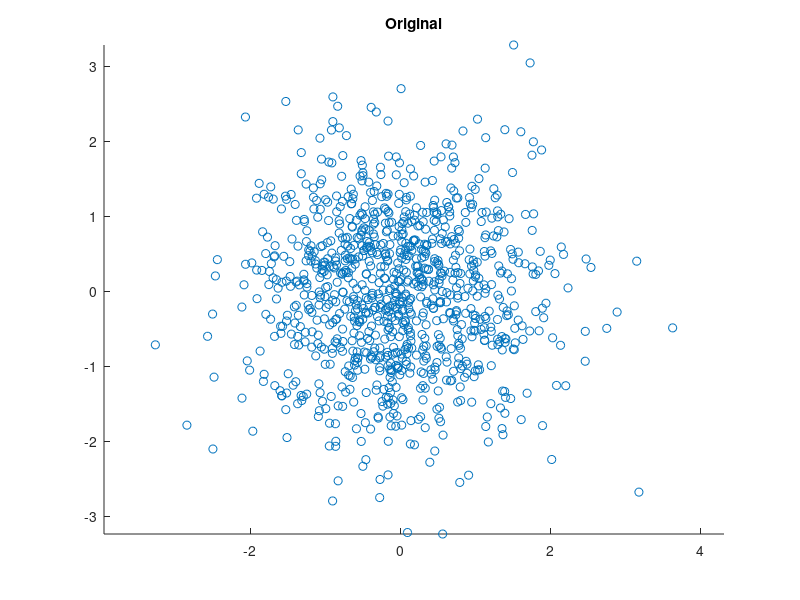
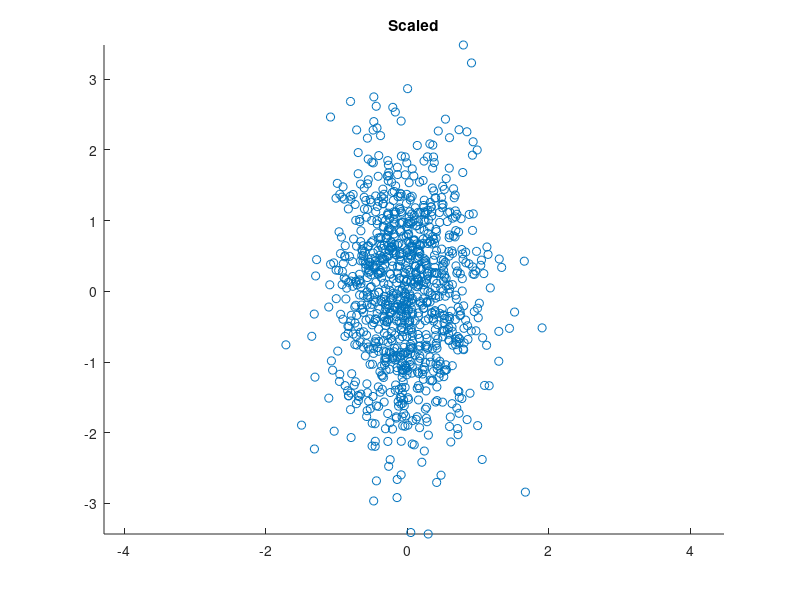
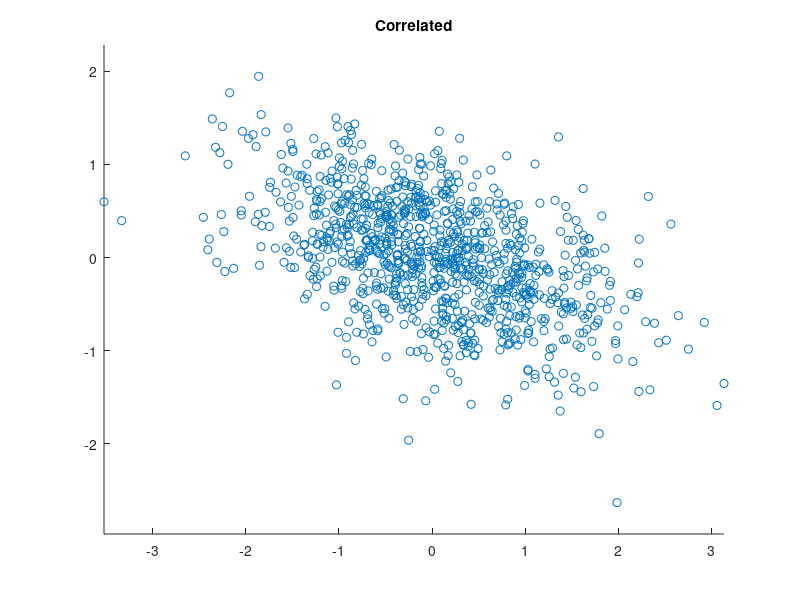

MATLAB code for these plots, in order:

%% Script: Eigen - Colouring
%
% Author: Elia Matsumoto
%
% Contact: elia.matsumoto@fgv.br
%
%% Reseting environment
rng('shuffle'); % Random seed
close all       % Close all figure
clear           % Clear workspace
clc             % Clear command window

%% "White" data
mu    = 0;
sigma = 1;
n     = 2;
k     = 1000;
X = normrnd(mu,sigma,k,n);

%% Scatter plot
figure
scatter(X(:,1),X(:,2));
axis equal
title('Original');

%% Positive Definite Matrix
M = [ 5.0   -1.5 ;  ...
      -1.5  2.0 ];
  
M = M /max(M(:))

det(M)
     
[E,V] = eig(M)


%% Scaling
X1 = X;
for i=1:2
    X1(:,i) = X(:,i)*sqrt(V(i,i));
end

%% Plot scaled
figure;
scatter(X1(:,1),X1(:,2));
axis equal
title('Scaled');

%% Correlating
X2 = X1*E';

%% Plot correlated
figure;
scatter(X2(:,1),X2(:,2));
axis equal
title('Correlated');